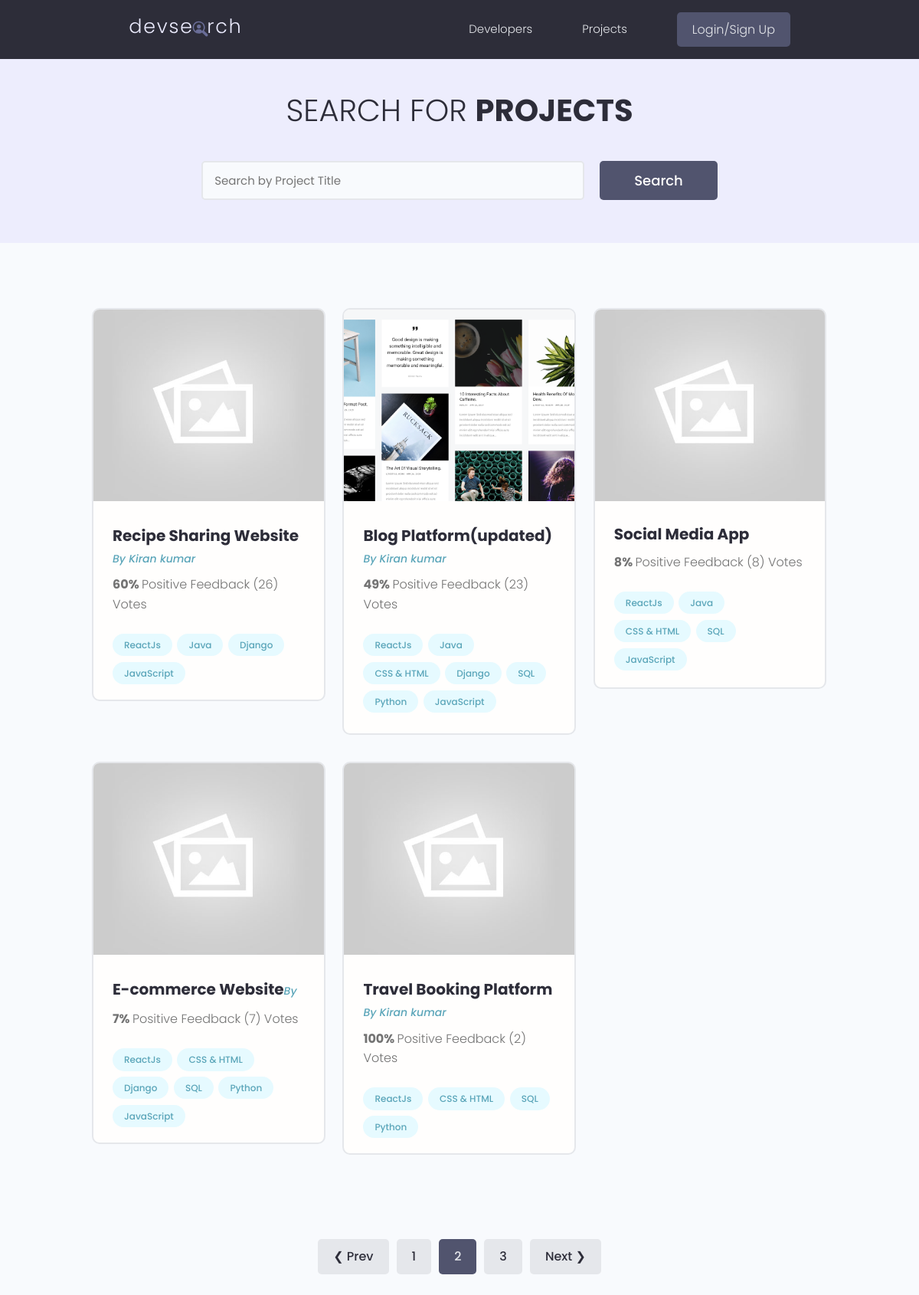
Screenshot of /projects/?page=2 with the database file from the repository.
### projects/models.py (models this page shows, shortened)
class Project(models.Model):
    owner = models.ForeignKey(Profile, null=True, blank=True, on_delete=models.SET_NULL)
    title = models.CharField(max_length=200)
    description = models.TextField(null=True , blank=True)
    feature_image = models.ImageField(null=True , blank=True, default='default.jpg')
    demo_link = models.CharField(max_length=2000, null=True , blank=True)
    source_link = models.CharField(max_length=2000, null=True , blank=True)
    tags =models.ManyToManyField('Tag', blank=True)
    vote_total = models.IntegerField(default=0, null=True , blank=True)
    vote_ratio = models.IntegerField(default=0, null=True , blank=True)
    created = models.DateTimeField(auto_now_add=True)
    id = models.UUIDField(default=uuid.uuid4, unique=True, primary_key=True, editable=False)
    class Meta:
        ordering = ['-vote_total', '-vote_ratio', 'title']
    @property
    def imageURL(self):
        try:
            url = self.feature_image.url
        except:
            url = ''
        return url

class Tag(models.Model):
    name = models.CharField(max_length=200)
    created = models.DateTimeField(auto_now_add=True)
    id = models.UUIDField(default=uuid.uuid4, unique=True, primary_key=True, editable=False)
    def __str__(self):
        return self.name

### users/models.py (models this page shows, shortened)
class Profile(models.Model):
    user = models.OneToOneField(User, on_delete=models.CASCADE, null=True, blank=True)
    name = models.CharField(max_length=200, blank=True, null=True)
    email = models.EmailField(max_length=500, blank=True, null=True)
    username = models.CharField(max_length=200, blank=True, null=True)
    location = models.CharField(max_length=200, blank=True, null=True, default="Earth")
    short_intro = models.CharField(max_length=200, blank=True, null=True, default="This is a default bio. User has not added a bio yet.")
    bio = models.TextField(blank=True, null=True)
    profile_image = models.ImageField(
        null=True, blank=True, upload_to='profiles/', default="profiles/user-default.png")
    social_github = models.CharField(max_length=200, blank=True, null=True)
    social_twitter = models.CharField(max_length=200, blank=True, null=True)
    social_linkedin = models.CharField(max_length=200, blank=True, null=True)
    social_youtube = models.CharField(max_length=200, blank=True, null=True)
    social_website = models.CharField(max_length=200, blank=True, null=True)
    created = models.DateTimeField(auto_now_add=True)
    id = models.UUIDField(default=uuid.uuid4, unique=True,
                          primary_key=True, editable=False)
    class Meta:
        ordering = ['created']

### projects/views.py (the view)
# urls.py: path('projects/', views.getProjects),           # ✅ list
def projects(request):
    projects, search_query = searchProjects(request)
    custom_range, projects = paginateProjects(request, projects, 5)
    context={'projects':projects, 'search_query': search_query,'custom_range': custom_range}
    return render(request, 'projects/projects.html', context)

### projects/utils.py (called while the page is built)
def paginateProjects(request, projects, results):
    page = request.GET.get('page')
    paginator = Paginator(projects, results)
    try:
        projects = paginator.page(page)
    except PageNotAnInteger:
        page = 1
        projects = paginator.page(page)
    except EmptyPage:
        page = paginator.num_pages
        projects = paginator.page(page)
    leftIndex = (int(page) - 4)
    if leftIndex < 1:
        leftIndex = 1
    rightIndex = (int(page) + 5)
    if rightIndex > paginator.num_pages:
        rightIndex = paginator.num_pages + 1
    custom_range = range(leftIndex, rightIndex)
    return custom_range, projects

def searchProjects(request):
    search_query = ''
    if request.GET.get('search_query'):
        search_query = request.GET.get('search_query')
    tags= Tag.objects.filter(name__icontains=search_query)
    projects =Project.objects.distinct().filter(
        Q(title__icontains=search_query) |
        Q(description__icontains=search_query) |
        Q(owner__name__icontains=search_query) |
        Q(tags__in=tags)
    )
    return projects, search_query

### projects/templates/projects/projects.html (shortened to what this page needs)
{% extends 'main.html' %} {% load static %} {% block content %}
<main class="projects">
  <section class="hero-section text-center">
    <div class="container container--narrow">
      <div class="hero-section__box">
        <h2>Search for <span>Projects</span></h2>
      </div>
      <div class="hero-section__search">
        <form
          id="searchForm"
          class="form"
          action="{% url 'projects' %}"
          method="get"
        >
          <div class="form__field">
            <input
              class="input input--text"
              type="text"
              name="search_query"
              placeholder="Search by Project Title"
              value="{{ search_query }}"
            />
          </div>
          <input class="btn btn--sub btn--lg" type="submit" value="Search" />
        </form>
      </div>
    </div>
  </section>
  <section class="projectsList">
    <div class="container">
      <div class="grid grid--three">
        {% for project in projects %}
        <div class="column">
          <div class="card project">
            <a href="{% url 'single-project' project.id %}" class="project">
              {% if project.imageURL %}
              <img
                class="project__thumbnail"
                src="{{ project.imageURL }}"
                alt="project thumbnail"
              />
              {% else %}
              <img
                class="project__thumbnail"
                src="{% static 'images/default.jpg' %}"
                alt="default image"
              />
              {% endif %}
              <div class="card__body">
                <h3 class="project__title">{{ project.title }}</h3>
                {% if project.owner %}
                <a
                  class="project__author"
                  href="{% url 'user-profile' project.owner.id %}"
                >
                  By {{ project.owner.name }}
                </a>
                {% endif %}
                <p class="project--rating">
                  <span style="font-weight: bold">
                    {{ project.vote_ratio }}%
                  </span>
                  Positive Feedback ({{ project.vote_total }})
                  Vote{{project.vote_total|pluralize:"s" }}
                </p>
                <div class="project__tags">
                  {% for tag in project.tags.all %}
                  <span class="tag tag--pill tag--main">
                    <small>{{ tag }}</small>
                  </span>
                  {% endfor %}
                </div>
              </div>
            </a>
          </div>
        </div>
        {% endfor %}
      </div>
    </div>
  </section>
  {% include 'projects/pagination.html' with queryset=projects custom_range=custom_range %}
</main>
{% endblock %}

### projects/static/styles/app.css (style rules this page uses)
:root { --color-sub: #2d2d39; }
.btn--sub { background-color: var(--color-sub-light); }
.card { border: 2px solid var(--color-light); }
img { width: 100%; }
.hero-section { height: 40vh; display: flex; align-items: center; background-color: var(--color-sub); }
.hero-section__box { margin-bottom: 4rem; }
.hero-section__box > h2, .hero-section__box > h2 > span { font-size: 4rem; color: var(--color-light); line-height: 1.3; text-transform: uppercase; }
.hero-section__box > h2 { font-weight: 300; }
.hero-section__box > h2 > span { font-weight: 700; }
.hero-section__search > .form { display: flex; align-items: center; justify-content: center; gap: 2rem; }
.hero-section__search > .form input.input--text { width: 50rem; }
.project__author { font-size: 1.4rem; font-style: italic; }
.project--rating { margin-bottom: 1.6em; margin-top: .5em; }
.projects > .hero-section { background: var(--color-sub-lighter); height: 30vh; }
.projects .hero-section__box { margin-bottom: 2.5rem; }
.projects .hero-section__box > h2 { color: var(--color-sub); }
.projects .hero-section__box > h2 > span { font-weight: 700; color: var(--color-sub); }
.projectsList { margin-top: 8rem; }
.project__thumbnail { height: 25rem; object-fit: cover; object-position: top center; }
.project__title { font-size: 2rem; font-weight: 700; color: var(--color-sub); }

### projects/static/uikit/styles/modules/_variables.css (style rules this page uses)
:root { --color-main: #5aa5b9; --color-main-light: #e6faff; --color-sub: #3f4156; --color-sub-light: #51546e; --color-sub-lighter: #ededfd; --color-text: #737373; --color-gray: #8b8b8b; --color-light: #e5e7eb; --color-light-gray: #767676; --color-bg: #f8fafd; --color-white: #fffefd; --color-white-light: #f3f3f3; --color-success: #359e64; --color-success-bg: #def8e8; --color-error: #fc4b0b; --color-error-bg: #fff2ee; --font-base: 'Poppins', arial, helvetica, 'Segoe UI', roboto, ubuntu, sans-serif; --font-monospace: 'Fira Code', 'Courier New', courier, monospace; --font-regular: 300; --font-medium: 500; --font-bold: 700; --generic-shadow: 1px 1px 5px #00000010; --generic-transition: all 0.3s ease-in-out; }

### projects/static/uikit/styles/modules/_base.css (style rules this page uses)
* { margin: 0; padding: 0; box-sizing: border-box; text-rendering: optimizeLegibility; color: inherit; font-size: inherit; }
html { font-size: 50%; }
@media only screen and (min-width: 480px) { html { font-size: 56.25%; } }
@media only screen and (min-width: 1200px) { html { font-size: 62.5%; } }
body { line-height: 1.6; font-weight: 400; font-size: 1.5rem; color: var(--color-text); background-color: var(--color-bg); min-height: 100vh; }

### projects/static/uikit/styles/modules/_typography.css (style rules this page uses)
* { font-family: var(--font-base); }
h2 { font-size: 3.6rem; font-weight: var(--font-bold); }
h3 { font-size: 3.2rem; font-weight: var(--font-medium); }
p, span, strong { font-size: 1.6rem; color: var(--color-text); font-weight: var(--font-regular); }
a { padding-bottom: 2px; text-decoration: none; display: inline-block; color: var(--color-main); font-weight: var(--font-medium); }

### projects/static/uikit/styles/modules/_utilities.css (style rules this page uses)
.container { width: 92%; max-width: 165rem; margin: 0 auto; box-sizing: border-box; }
.container--narrow { width: 92%; max-width: 120rem; }
@media screen and (min-width: 1000px) { .container { width: 90%; } }
@media screen and (min-width: 1000px) { .container--narrow { width: 85%; } }
@media screen and (min-width: 1200px) { .container { width: 80%; } }
@media screen and (min-width: 1200px) { .container--narrow { width: 72%; } }
.text-center { text-align: center; }

### projects/static/uikit/styles/modules/_button.css (style rules this page uses)
.btn { display: inline-block; position: relative; cursor: pointer; background-color: var(--color-light); font-weight: var(--font-medium); color: var(--color-sub); text-decoration: none; padding: 1rem 2rem; border-radius: 0.5rem; border: none; width: -webkit-fit-content; width: -moz-fit-content; width: fit-content; height: -webkit-fit-content; height: -moz-fit-content; height: fit-content; font-size: 1.6rem; outline-width: 0; outline-color: transparent; -webkit-backface-visibility: hidden; backface-visibility: hidden; transition: all 0.3s ease-in-out; }
.btn--sub { background-color: var(--color-sub); color: var(--color-white); }
.btn--lg { font-size: 1.8rem; padding: 1.2rem 4.5rem; }

### projects/static/uikit/styles/modules/_card.css (style rules this page uses)
.card { border-radius: 1rem; background-color: var(--color-white); border: 1.5px solid var(--color-light); width: auto; height: auto; margin-top: 0.5rem; margin-bottom: 0.5rem; overflow: hidden; }
.card__body, .card__header { padding: 2rem 2.5rem; }

### rows the page displays
Project: imageURL (placeholder picture), title "Recipe Sharing Website", owner.name "Kiran kumar", vote_ratio "60", vote_total "26"
Tag: name "ReactJs"
Tag: name "Java"
Tag: name "Django"
Tag: name "JavaScript"
Project: imageURL (picture), title "Blog Platform(updated)", owner.name "Kiran kumar", vote_ratio "49", vote_total "23"
Tag: name "CSS & HTML"
Tag: name "SQL"
Tag: name "Python"
Project: imageURL (placeholder picture), title "Social Media App", vote_ratio "8", vote_total "8"
Project: imageURL (placeholder picture), title "E-commerce Website", vote_ratio "7", vote_total "7"
Project: imageURL (placeholder picture), title "Travel Booking Platform", owner.name "Kiran kumar", vote_ratio "100", vote_total "2"

### other values shown
{{ page }} "1" "3"
{{ page }} "2"
